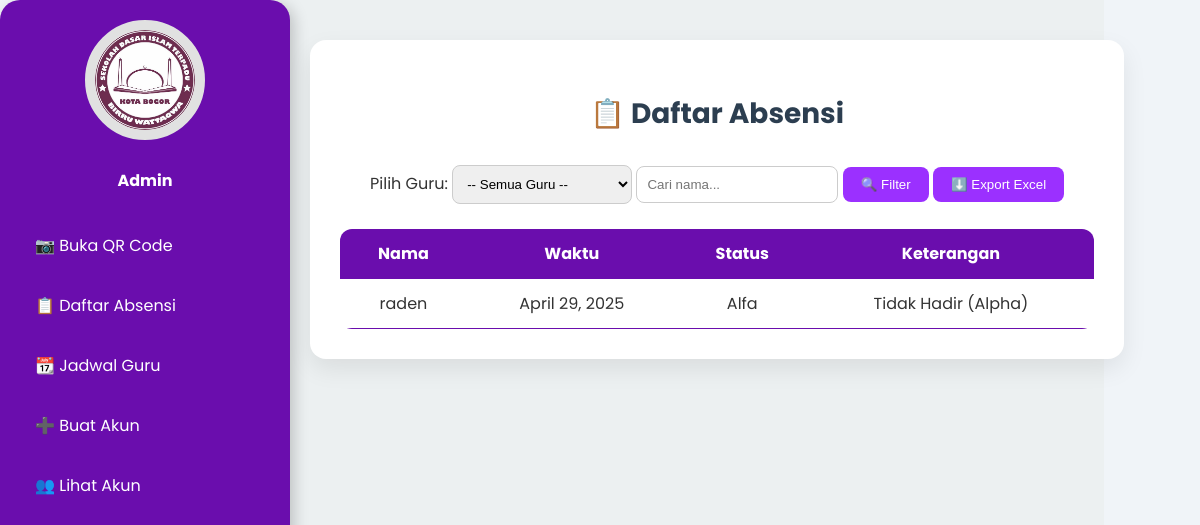
Page /absensi/ (signed in) on the earlier database version.
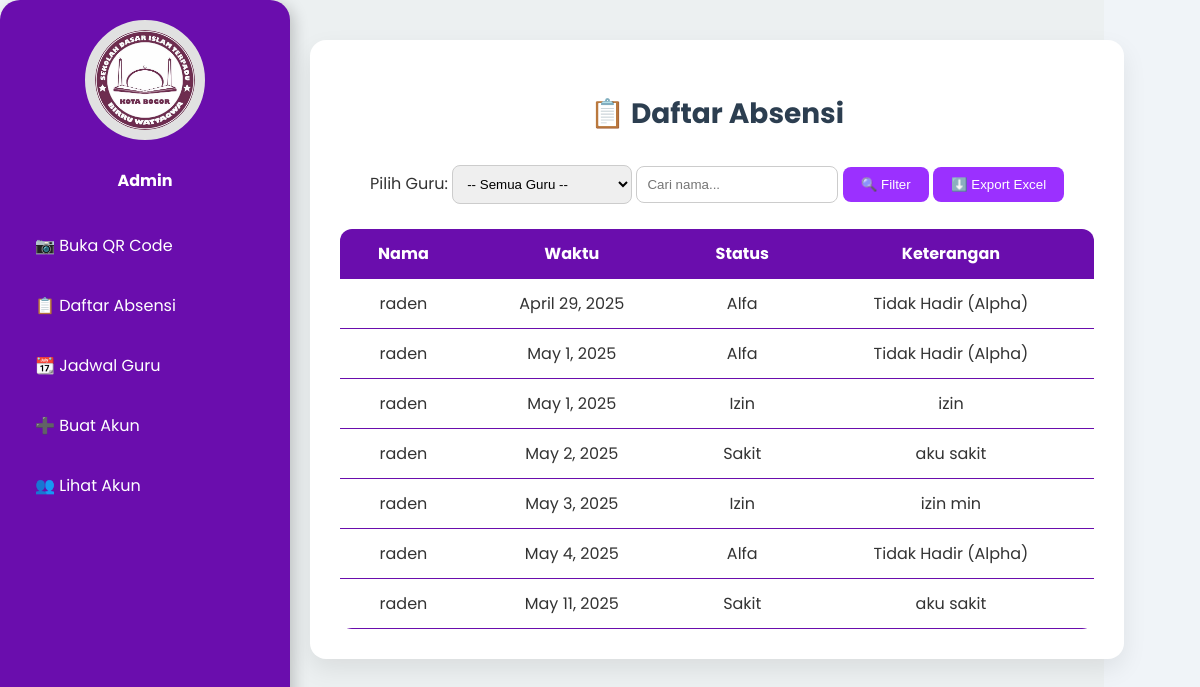
Same page on the later database version.
### birruwattaqwa/models.py (models this page shows, shortened)
class Absensi(models.Model):
    STATUS_CHOICES = [
        ('Hadir', 'Hadir'),
        ('Izin', 'Izin'),
        ('Sakit', 'Sakit'),
        ('Alfa', 'Alfa'),
    ]
    guru = models.ForeignKey(User, on_delete=models.CASCADE)
    tanggal = models.DateField(auto_now_add=True)
    status = models.CharField(max_length=10, choices=STATUS_CHOICES)
    keterangan = models.TextField(blank=True, null=True)  # Keterangan umum
    bulan = models.CharField(max_length=20)  # Simpan bulan sebagai nama, bukan angka
    tahun = models.IntegerField()
    jam_absensi = models.TimeField(auto_now_add=True)
    lokasi = models.CharField(max_length=255, blank=True, null=True)
    latitude = models.FloatField(blank=True, null=True)  # Tambahkan ini
    longitude = models.FloatField(blank=True, null=True)  # Tambahkan ini
    qrcodes = models.ImageField(upload_to='qr_codes/', blank=True)

### birruwattaqwa/views.py (the view, shortened to what this page needs)
# urls.py: path('absensi/', view_absensi, name='list_absen'),
@login_required
@user_passes_test(lambda u: u.groups.filter(name='Admin').exists())
def view_absensi(request):
    user = request.user
    guru_filter = request.GET.get('guru', '')
    search_query = request.GET.get('search', '')
    if user.groups.filter(name='Admin').exists():
        absensi_list = Absensi.objects.all()
        guru_list = User.objects.filter(groups__name='Guru')
        if guru_filter:
            absensi_list = absensi_list.filter(guru__id=guru_filter)
        if search_query:
            absensi_list = absensi_list.filter(keterangan__icontains=search_query)
    else:
        absensi_list = Absensi.objects.filter(guru=user)
        guru_list = None
        if search_query:
            absensi_list = absensi_list.filter(keterangan__icontains=search_query)
    return render(request, 'birruwattaqwa/admin/list_absen.html', {
        'absensi_list': absensi_list,
        'guru_list': guru_list,
        'selected_guru': guru_filter,
        'search_query': search_query,
    })

### birruwattaqwa/templates/birruwattaqwa/admin/list_absen.html (shortened to what this page needs)
{% load static %}
<!DOCTYPE html>
<html lang="id">
<head>
    <link rel="stylesheet" href="{% static 'css/admin/list_absen.css' %}">
    <link rel="stylesheet" href="{% static 'css/admin/D_sidebar.css' %}">
</head>
<body>
    <div class="dashboard">
        <div class="sidebar">
            <div class="profile">
                <a href="{% url 'dashboard_admin' %}">
                    <img src="/media/logo.jpeg" alt="Foto Admin">
                </a>
                <h4><a href="{% url 'generate_admin_qrcode' %}"></a>Admin</h4>
            </div>
            <ul>
                <li><a href="{% url 'generate_admin_qrcode' %}">📷 Buka QR Code</a></li>
                <li><a href="{% url 'list_absen' %}">📋 Daftar Absensi</a></li>
                <li><a href="{% url 'jadwal_admin' %}">📆 Jadwal Guru</a></li>
                <li><a href="{% url 'registrasi' %}">➕ Buat Akun</a></li>
                <li><a href="{% url 'list_users' %}">👥 Lihat Akun</a></li>
            </ul>
        </div>
    <div class="content">
        <div class="rekap-container">
            <h2>📋 Daftar Absensi</h2>
            {% if guru_list %}
            <div class="filter-bar">
                <form method="GET" action="{% url 'list_absen' %}">
                    <label for="guru">Pilih Guru:</label>
                    <select name="guru" id="guru">
                        <option value="">-- Semua Guru --</option>
                    </select>
                    <input type="text" name="search" placeholder="Cari nama..." value="{{ request.GET.search }}">
                    <button type="submit">🔍 Filter</button>
                    <button type="submit" name="export" value="1">⬇️ Export Excel</button>
                </form>
            </div>
            {% endif %}
            <div class="table-wrapper">
                <table>
                    <thead>
                        <tr>
                            <th>Nama</th>
                            <th>Waktu</th>
                            <th>Status</th>
                            <th>Keterangan</th>
                        </tr>
                    </thead>
                    <tbody>
                        {% for absensi in absensi_list %}
                        <tr>
                            <td>{{ absensi.guru }}</td>
                            <td>{{ absensi.tanggal }}</td>
                            <td>{{ absensi.status }}</td>
                            <td>{{ absensi.keterangan }}</td>
                        </tr>
                        {% empty %}
                        <tr>
                            <td colspan="4" style="text-align:center;">Tidak ada data absensi.</td>
                        </tr>
                        {% endfor %}
                    </tbody>
                </table>
            </div>
        </div>
    </div>
</body>
</html>

Differences in the rows shown:
added Absensi: guru "raden", tanggal "May 1, 2025", status "Alfa", keterangan "Tidak Hadir (Alpha)"
added Absensi: guru "raden", tanggal "May 1, 2025", status "Izin", keterangan "izin"
added Absensi: guru "raden", tanggal "May 2, 2025", status "Sakit", keterangan "aku sakit"
added Absensi: guru "raden", tanggal "May 3, 2025", status "Izin", keterangan "izin min"
added Absensi: guru "raden", tanggal "May 4, 2025", status "Alfa", keterangan "Tidak Hadir (Alpha)"
added Absensi: guru "raden", tanggal "May 11, 2025", status "Sakit", keterangan "aku sakit"
